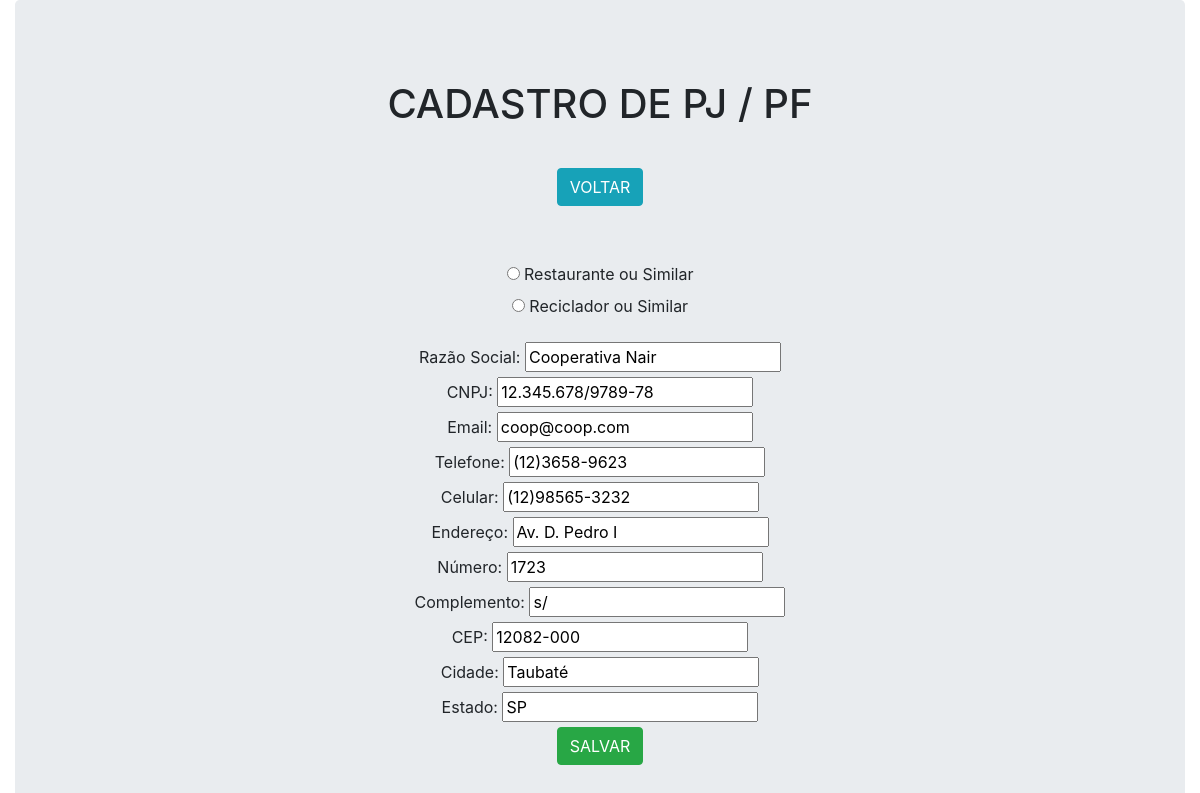
Page /edit/2/ on the committed database.
### pji3g54app/models.py (models this page shows)
class Cadastro(models.Model):
    inputEmpresa = models.CharField(max_length=255, null=True, blank=True)
    inputCNPJ = models.CharField(max_length=18, null=True, blank=True)
    inputNome = models.CharField(max_length=255, null=True, blank=True)
    inputCPF = models.CharField(max_length=14, null=True, blank=True)
    inputEmail = models.EmailField(max_length=100, null=True, blank=True)
    inputTel = models.CharField(max_length=13, null=True, blank=True)
    inputCel = models.CharField(max_length=14, null=True, blank=True)
    inputAddress = models.CharField(max_length=255, null=True, blank=True)
    inputNumber = models.PositiveIntegerField(null=True, blank=True)
    inputAddress2 = models.CharField(max_length=100, null=True, blank=True)
    inputCEP = models.CharField(max_length=9, null=True, blank=True)
    inputCity = models.CharField(max_length=50, null=True, blank=True)
    inputEstado = models.CharField(max_length=20, null=True, blank=True)
    inputTipo = models.BooleanField(null=None, blank=None)
    inputPF = models.BooleanField(null=None, blank=None, default=False)
    def __str__(self):
        return f'{self.inputPF}'

### pji3g54app/views.py (the view)
# urls.py: path('edit/<int:pk>/', edit, name='edit'),
def edit(request, pk):
    data = {}
    data['db'] = Cadastro.objects.get(pk=pk)
    form = data['db']
    if (str(form)) == 'True':
        data['formpf'] = CadastroForm(instance=data['db'])
        return render(request, 'formPF.html', data)
    else:
        data['form'] = CadastroForm(instance=data['db'])
        return render(request, 'form.html', data)

### pji3g54app/forms.py
class CadastroForm(ModelForm):
    class Meta:
        model = Cadastro
        fields = ['inputEmpresa', 'inputCNPJ', 'inputNome',  'inputCPF', 'inputEmail', 'inputTel', 'inputCel', 'inputAddress', 'inputNumber', 'inputAddress2', 'inputCEP', 'inputCity', 'inputEstado', 'inputTipo', 'inputPF']

### pji3g54app/templates/form.html (shortened to what this page needs)
<!DOCTYPE html>
<html lang="pt-br">
<head>
    <link rel="stylesheet" href="https://stackpath.bootstrapcdn.com/bootstrap/4.1.3/css/bootstrap.min.css">
</head>
<body>
<div class="container-fluid col-12">
  <div class="jumbotron">
    <div class="col-8 m-auto pt-3 pb-3 text-center">
        <h1>CADASTRO DE PJ / PF</h1>
    </div>
    <div class="col-8 m-auto pt-3 pb-3 text-center">
        <a href="/" class="btn btn-info">VOLTAR</a>
    </div>
    <div class="col-12 m-auto pt-3 pb-3 text-center">
        <div id="result">
        <form class="form" id="form" action="{% if db %}/update/{{db.id}}/{% else %}/create/{% endif %}" method="post">
            <div class="form-group mt-4">
                <input type="radio" id="restaurante" name="inputTipo" value="True">
                <label for="restaurante">Restaurante ou Similar</label><br>
                <input type="radio" id="cooperativa" name="inputTipo" value="False">
                <label for="cooperativa">Reciclador ou Similar</label>
            </div>
            <div class="form-group text-center">
            <div><label>Razão Social: </label> {{form.inputEmpresa}}</div>
            <div><label> CNPJ: </label> {{form.inputCNPJ}}</div>
            <div><label> Email: </label> {{form.inputEmail}}</div>
            <div><label>Telefone:</label> {{form.inputTel}}</div>
            <div><label>Celular:</label> {{form.inputCel}}</div>
            <div><label>Endereço:</label> {{form.inputAddress}}</div>
            <div><label>Número:</label> {{form.inputNumber}}</div>
            <div><label>Complemento:</label> {{form.inputAddress2}}</div>
            <div><label>CEP:</label> {{form.inputCEP}}</div>
            <div><label>Cidade:</label> {{form.inputCity}}</div>
            <div><label>Estado:</label> {{form.inputEstado}}</div>
            <input type="submit" class="btn btn-success" , value="SALVAR">
            </div>
        </form>
        </div>
    </div>
    {% load static %}
  </div>
</div>
</body>
</html>

### rows in the picture
Cadastro: inputEmpresa "Cooperativa Nair", inputCNPJ "12.345.678/9789-78", inputEmail "coop@coop.com", inputTel "(12)3658-9623", inputCel "(12)98565-3232", inputAddress "Av. D. Pedro I", inputNumber "1723", inputAddress2 "s/", inputCEP "12082-000", inputCity "Taubaté", inputEstado "SP"
